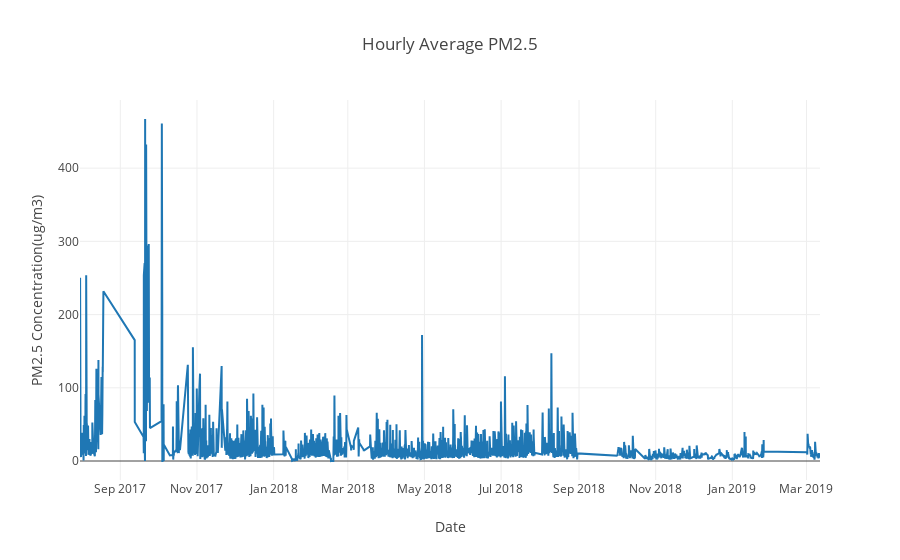

The code cell stored with this chart in its notebook:
### Code cell
hourly_pm25_trend = go.Scatter(x=hourly_average_airquality_data_concentrations.dropna().index,
                         y = hourly_average_airquality_data_concentrations['PM2.5(Ug/m3)'].dropna().values,
                 ) 

layout = go.Layout(title='Hourly Average PM2.5', xaxis=dict(title='Date'),
                   yaxis=dict(title='PM2.5 Concentration(ug/m3)'))

fig = go.Figure(data=[hourly_pm25_trend], layout=layout)
iplot(fig)
pio.write_image(fig,os.path.join(filepath , 'hourly_average_pm25_concentration_trend.png'))

### Figure 1 — Plotly figure (JSON) as saved in the notebook; plotly's stock layout.template omitted (floating-point values rounded to 4 significant figures; data arrays with more than 128 entries replaced by an {"elided": "..."} marker saying what was removed)
{"data": [{"type": "scatter", "uid": "4b30e11d-e5e4-4052-b4ce-8ea82900b710", "x": {"elided": "5388 str values"}, "y": {"elided": "5388 float values"}}], "layout": {"title": {"text": "Hourly Average PM2.5"}, "xaxis": {"title": {"text": "Date"}}, "yaxis": {"title": {"text": "PM2.5 Concentration(ug/m3)"}}}}
